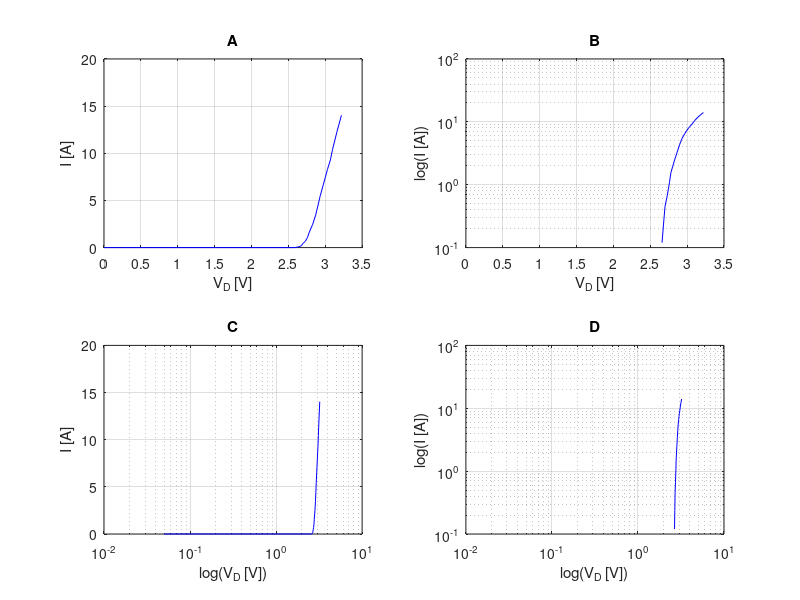
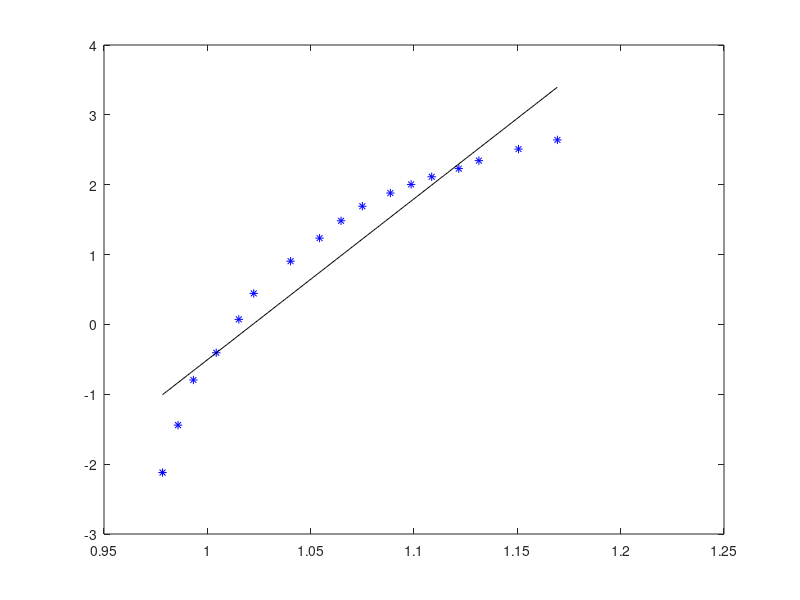

MATLAB code for these plots, in order:
clear all; close all;
V=[0	0.05	0.111	0.223	0.336	0.562	0.835	2.3	2.48	2.59	2.66	2.68	2.7	2.73	2.76	2.78	2.83	2.87	2.9	2.93	2.97	3	3.03	3.07	3.1	3.16	3.22];
I=[0	0	0	0	0	0	0	0	0	0	0.12	0.2366	0.4516	0.6667	1.075	1.559	2.473	3.441	4.409	5.43	6.559	7.419	8.28	9.301	10.43	12.31	14.03];
x0=V(11:length(V)); x = log(x0)
y0=I(11:length(I)); y = log(y0) 

figure(1);clf;
%%%%%%%%%%%%%%%%%%%%%%%%  
subplot(2,2,1)
plot(V,I,'-b');grid on; xlabel('V_{D} [V]');ylabel('I [A]'); title('A')
%%%%%%%%%%%%%%%%%%%%%%%%
subplot(2,2,2)
semilogy(V,I,'-b');grid on; xlabel('V_{D} [V]');ylabel('log(I [A])'); title('B')
%%%%%%%%%%%%%%%%%%%%%%%%
subplot(2,2,3)
semilogx(V,I,'-b');grid on; xlabel('log(V_{D} [V])');ylabel('I [A]'); title('C')
%%%%%%%%%%%%%%%%%%%%%%%%
subplot(2,2,4)
loglog(V,I,'-b');grid on; xlabel('log(V_{D} [V])');ylabel('log(I [A])'); title('D')

%%%%%% Linealizacion escala log log con MC
N = size(x)(2)
format long

sxy = sum(x.*y); sxx = sum(x.*x); syy = sum(y.*y); sx = sum(x); sy = sum(y);
a = (((N)*(sxy))-((sx)*(sy)))/(((N)*(sxx))-((sx)*(sx)))
b = (((sxx)*(sy))-((sx)*(sxy)))/(((N)*(sxx))-((sx)*(sx)))
e = (y-((a*x)+b)).^2; sei = sum(e);
incertidumbrea=sqrt((sei)/(N-2))*sqrt((N)/(((N)*(sxx))-((sx)*(sx))))
incertidumbreb=sqrt((sei)/(N-2))*sqrt((sxx)/(((N)*(sxx))-((sx)*(sx))))
r = (((N)*(sxy))-((sx)*(sy)))/(sqrt(((N)*(sxx))-((sx)*(sx)))*sqrt(((N)*(syy))-((sy)*(sy))))
xx = min(x):0.001:max(x); yy = a.*xx+b; 
figure(2); clf; plot(x,y,'*b', xx, yy,'k-')

%%%%%% Calculos eta e incertidumbre
K = 8.617333262e-5; q = 1; T = 300;
eta = (q)/(a*K*T)
deltaeta = (incertidumbrea*q)/(a^2*K*T)